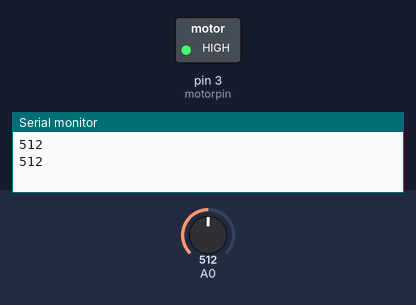
Simulated run of this sketch. Board: Arduino Uno, built with avr-gcc and run on an emulated ATmega328P. Parts: switched loads named in the sketch (green lamp = pin HIGH), the last lines printed to the serial monitor. The inputs (shaded band) are chosen by the test bench; at power-on: A0 = 512.

Above: at 5.8 s.
5.9 s: A0 set to 310
11.9 s: A0 set to 284
At 16.2 s:
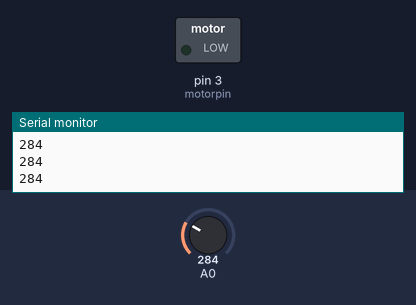
17.9 s: A0 set to 306
At 18.7 s:
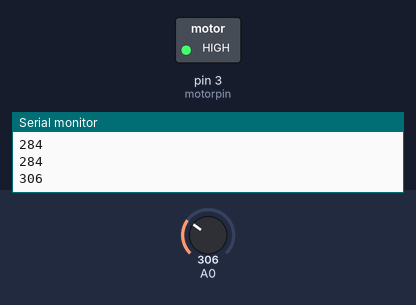
23.9 s: A0 set to 290
At 28.7 s:
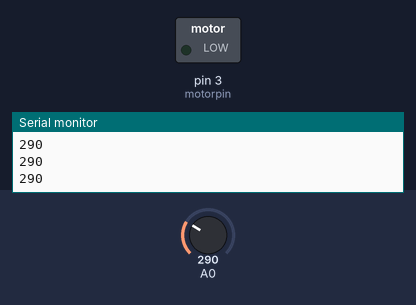
Timing chart, 0 to 30.2 s (numbered marks = the images above; inputs shaded):
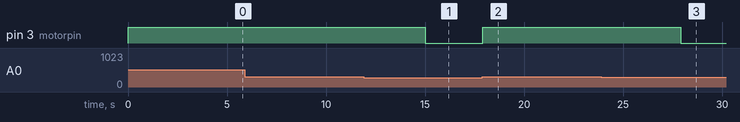

The sketch:

Project_23.2_Smart_Fan.ino
```cpp
/*
keyestudio STEM Starter Kit
Project 23.2
Smart Fan
http//www.keyestudio.com
*/
int motorpin = 3;    // set pin for motor
void setup() {
  Serial.begin(9600);
  pinMode(motorpin,OUTPUT);
}
void loop() {
  int Soundvalue = analogRead(A0);  // read the input analog value
  Serial.println(Soundvalue);
  if(Soundvalue>300)
  {
   digitalWrite(motorpin,HIGH); // when the analog value is bigger than the set value, turn on the motor
   for(int i=0;i<5;i++){
   delay(1000);                    // wait for 5s
   }
  }
  else{
   digitalWrite(motorpin,LOW);      // turn off the motor
    }
}
//////////////////////////////////////////////////////////
```

Measured:
- the behaviour switches between 301 and 300 on A0 (found by bisection; images 0 and 1)
- after the input at 11.9 s, pin 3 (motorpin): HIGH → LOW after 3.1 s
- after the input at 17.9 s, pin 3 (motorpin): LOW → HIGH at once
- after the input at 23.9 s, pin 3 (motorpin): HIGH → LOW after 4.0 s
